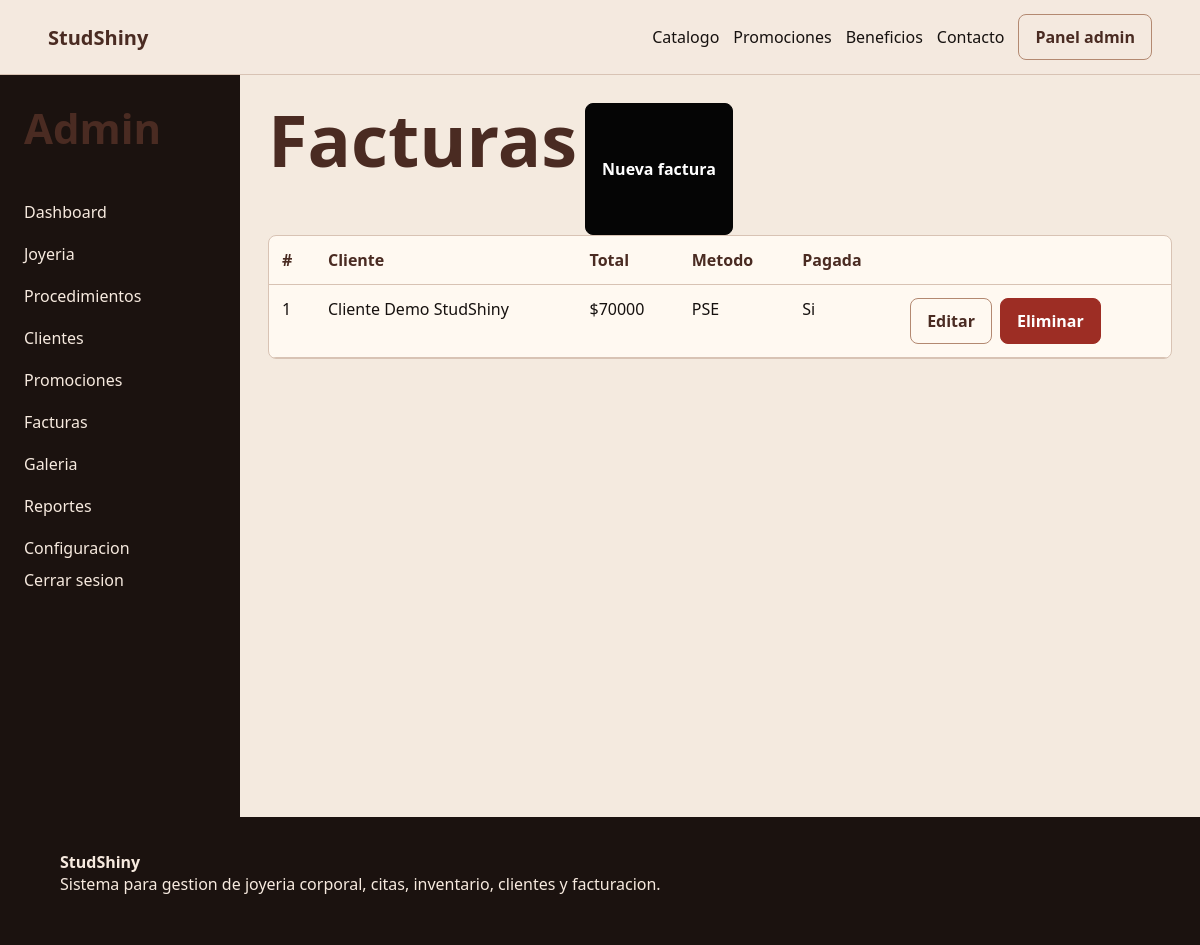
The app's page /panel/facturas/ (signed in) with its own data.
### core/models.py (models this page shows, shortened)
class Factura(models.Model):
    METODOS_PAGO = [
        ("PSE", "PSE"),
        ("Efectivo", "Efectivo"),
        ("Tarjeta", "Tarjeta"),
    ]
    cliente = models.ForeignKey(Cliente, on_delete=models.SET_NULL, null=True, blank=True)
    procedimiento = models.ForeignKey(Procedimiento, on_delete=models.SET_NULL, null=True, blank=True)
    total = models.DecimalField(max_digits=10, decimal_places=2, validators=[MinValueValidator(1)])
    fecha = models.DateTimeField(auto_now_add=True)
    metodo_pago = models.CharField(max_length=40, choices=METODOS_PAGO, default="PSE")
    pagada = models.BooleanField(default=False)
    class Meta:
        ordering = ["-fecha"]

class Cliente(models.Model):
    TIPOS_DOCUMENTO = [
        ("Cedula de ciudadania", "Cedula de ciudadania"),
        ("Permiso especial de permanencia", "Permiso especial de permanencia"),
        ("Pasaporte", "Pasaporte"),
    ]
    usuario = models.OneToOneField(User, on_delete=models.CASCADE, null=True, blank=True)
    nombre_completo = models.CharField(max_length=140)
    tipo_documento = models.CharField(max_length=60, choices=TIPOS_DOCUMENTO)
    numero_documento = models.CharField(max_length=40, unique=True)
    edad = models.PositiveIntegerField(validators=[MinValueValidator(14)])
    tipo_sangre = models.CharField(max_length=20, blank=True)
    correo = models.EmailField(unique=True)
    telefono = models.CharField(max_length=30)
    contacto_emergencia = models.CharField(max_length=120, blank=True)
    tipo_perforacion_interes = models.CharField(max_length=80, blank=True)
    alergias_patologias = models.TextField(blank=True)
    numero_perforaciones = models.PositiveIntegerField(default=0)
    creado = models.DateTimeField(auto_now_add=True)
    class Meta:
        ordering = ["nombre_completo"]
    def __str__(self):
        return self.nombre_completo

### core/views.py (the view)
# urls.py: path("panel/facturas/", views.FacturaListView.as_view(), name="factura_list"),
class FacturaListView(AdminRequiredMixin, ListView):
    model = Factura
    template_name = "core/admin/facturas/list.html"
    context_object_name = "facturas"

### core/views.py (called while the page is built)
def es_admin(user):
    return user.is_authenticated and user.is_staff

    def dispatch(self, request, *args, **kwargs):
        if not es_admin(request.user):
            return redirect("login")
        return super().dispatch(request, *args, **kwargs)

### core/templates/core/admin/facturas/list.html
{% extends "core/admin/base_admin.html" %}
{% block admin_content %}
<div class="actions"><h1>Facturas</h1><a class="button" href="{% url 'factura_create' %}">Nueva factura</a></div>
<div class="table-wrap"><table><thead><tr><th>#</th><th>Cliente</th><th>Total</th><th>Metodo</th><th>Pagada</th><th></th></tr></thead><tbody>
{% for f in facturas %}<tr><td>{{ f.id }}</td><td>{{ f.cliente }}</td><td>${{ f.total|floatformat:0 }}</td><td>{{ f.metodo_pago }}</td><td>{% if f.pagada %}Si{% else %}No{% endif %}</td><td class="actions"><a class="button light" href="{% url 'factura_update' f.id %}">Editar</a><a class="button danger" href="{% url 'factura_delete' f.id %}">Eliminar</a></td></tr>{% empty %}<tr><td colspan="6">Sin facturas.</td></tr>{% endfor %}
</tbody></table></div>
{% endblock %}

### core/static/core/styles.css (style rules this page uses)
:root { --cream: #f4eadf; --paper: #fff9f1; --terracotta: #b38971; --terracotta-dark: #8d5f49; --coffee: #4a2b22; --ink: #16110f; --muted: #7a665e; --line: #d8c3b4; --danger: #9d2d24; --success: #26633a; }
* { box-sizing: border-box; }
body { margin: 0; background: var(--cream); color: var(--ink); font-family: "Segoe UI", Arial, sans-serif; }
a { color: inherit; text-decoration: none; }
.button, button { display: inline-flex; justify-content: center; align-items: center; border: 1px solid #050505; border-radius: 8px; background: #050505; color: #fff; font-weight: 800; padding: 11px 16px; cursor: pointer; }
.button.light { background: transparent; color: var(--coffee); border-color: var(--terracotta); }
.button.danger { background: var(--danger); border-color: var(--danger); }
h1, h2, h3, p { margin-top: 0; }
h1 { font-size: clamp(38px, 6vw, 76px); line-height: 1; color: var(--coffee); }
.table-wrap { overflow-x: auto; background: var(--paper); border: 1px solid var(--line); border-radius: 8px; }
table { width: 100%; border-collapse: collapse; }
th, td { text-align: left; padding: 13px; border-bottom: 1px solid var(--line); vertical-align: top; }
th { color: var(--coffee); }
.actions { display: flex; flex-wrap: wrap; gap: 8px; }

### records on screen
Factura: id "1", cliente "Cliente Demo StudShiny", total "70000", metodo_pago "PSE", pagada "Si"
